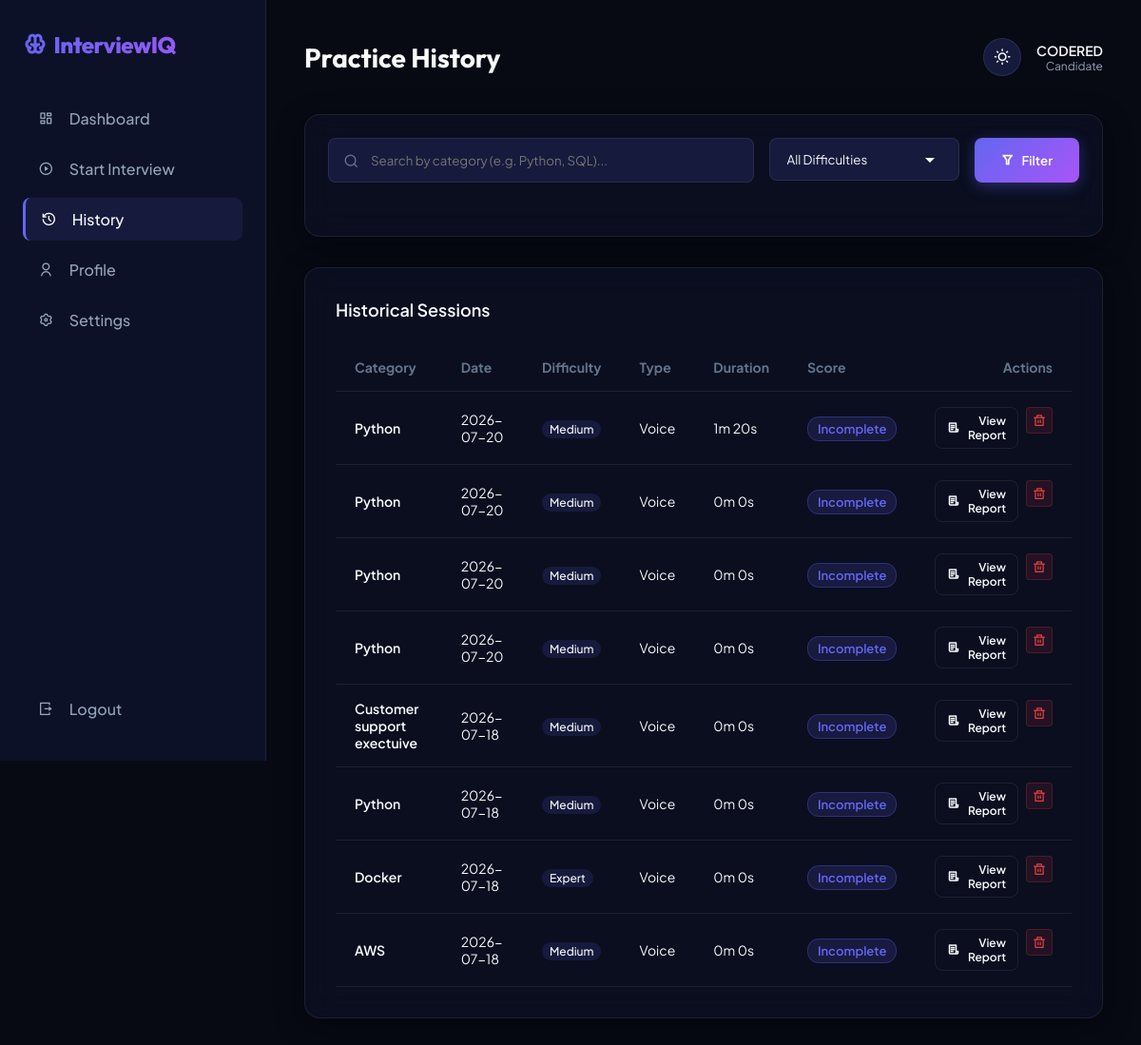
Screenshot of /history (signed in) with the database file from the repository.
### tables this page shows
CREATE TABLE users (
    id INTEGER PRIMARY KEY AUTOINCREMENT,
    username TEXT UNIQUE NOT NULL,
    email TEXT UNIQUE NOT NULL,
    password_hash TEXT NOT NULL,
    api_key TEXT,
    created_at TIMESTAMP DEFAULT CURRENT_TIMESTAMP
);

CREATE TABLE interviews (
    id INTEGER PRIMARY KEY AUTOINCREMENT,
    user_id INTEGER NOT NULL,
    category TEXT NOT NULL,
    experience_level TEXT NOT NULL,
    difficulty TEXT NOT NULL,
    num_questions INTEGER NOT NULL,
    interview_type TEXT NOT NULL,
    overall_score REAL,
    technical_score REAL,
    communication_score REAL,
    problem_solving_score REAL,
    confidence_score REAL,
    grammar_score REAL,
    professionalism_score REAL,
    strengths TEXT,
    weaknesses TEXT,
    topics_to_improve TEXT,
    learning_path TEXT,
    hiring_recommendation TEXT,
    summary TEXT,
    duration_seconds INTEGER DEFAULT 0,
    status TEXT DEFAULT 'started',
    created_at TIMESTAMP DEFAULT CURRENT_TIMESTAMP,
    FOREIGN KEY (user_id) REFERENCES users (id) ON DELETE CASCADE
);

### app.py (the view)
@app.route("/history")
@login_required
def history():
    search_query = request.args.get("search", "").strip()
    difficulty_filter = request.args.get("difficulty", "").strip()
    query = "SELECT * FROM interviews WHERE user_id = ?"
    params = [current_user.id]
    if search_query:
        query += " AND category LIKE ?"
        params.append(f"%{search_query}%")
    if difficulty_filter:
        query += " AND difficulty = ?"
        params.append(difficulty_filter)
    query += " ORDER BY id DESC"
    interviews = query_db(query, tuple(params))
    return render_template(
        "history.html",
        interviews=interviews,
        search_query=search_query,
        difficulty_filter=difficulty_filter
    )

### app.py (called while the page is built)
@login_manager.user_loader
def load_user(user_id):
    return get_user_by_id(user_id)

### database.py (called while the page is built)
def get_db_connection():
    connection = sqlite3.connect(Config.DATABASE_PATH)
    connection.row_factory = sqlite3.Row
    connection.execute("PRAGMA foreign_keys = ON")
    return connection

def query_db(query, args=(), one=False):
    connection = get_db_connection()
    cursor = connection.execute(query, args)
    rows = cursor.fetchall()
    connection.commit()
    connection.close()
    return (rows[0] if rows else None) if one else rows

def get_user_by_id(user_id):
    row = query_db("SELECT * FROM users WHERE id = ?", (user_id,), one=True)
    if row:
        return User(
            row["id"],
            row["username"],
            row["email"],
            row["password_hash"],
            row["api_key"],
            row["created_at"]
        )
    return None

### templates/history.html (shortened to what this page needs)
{% extends "base.html" %}
{% block header_title %}Practice History{% endblock %}
{% block content %}
<div class="glass-card dashboard-widget" style="margin-bottom: 32px; padding: 24px;">
    <form action="{{ url_for('history') }}" method="GET" class="filter-row">
        <div class="search-input-wrapper">
            <i class="ri-search-line search-input-icon"></i>
            <input type="text" name="search" value="{{ search_query }}" class="form-input search-input" placeholder="Search by category (e.g. Python, SQL)...">
        </div>
        <div style="width: 200px;">
            <select name="difficulty" class="form-select">
                <option value="">All Difficulties</option>
            </select>
        </div>
        <button type="submit" class="btn-primary">
            <i class="ri-filter-line"></i> Filter
        </button>
    </form>
</div>
<div class="glass-card dashboard-widget">
    <h3 class="widget-title">Historical Sessions</h3>
    <div style="overflow-x: auto;">
        {% if interviews %}
            <table style="width: 100%; border-collapse: collapse; text-align: left; font-size: 14px;">
                <thead>
                    <tr style="border-bottom: 1px solid var(--glass-border); color: var(--text-muted);">
                        <th style="padding: 16px 20px;">Category</th>
                        <th style="padding: 16px 20px;">Date</th>
                        <th style="padding: 16px 20px;">Difficulty</th>
                        <th style="padding: 16px 20px;">Type</th>
                        <th style="padding: 16px 20px;">Duration</th>
                        <th style="padding: 16px 20px;">Score</th>
                        <th style="padding: 16px 20px; text-align: right;">Actions</th>
                    </tr>
                </thead>
                <tbody>
                    {% for interview in interviews %}
                        <tr style="border-bottom: 1px solid var(--glass-border); transition: var(--transition-smooth); cursor: pointer;" onmouseover="this.style.background='var(--bg-tertiary)'" onmouseout="this.style.background='transparent'">
                            <td style="padding: 16px 20px; font-weight: 600;">{{ interview.category }}</td>
                            <td style="padding: 16px 20px;">{{ interview.created_at.split(' ')[0] }}</td>
                            <td style="padding: 16px 20px;">
                                <span style="font-size: 12px; padding: 2px 8px; border-radius: 12px; background: var(--bg-tertiary); font-weight: 500;">
                                    {{ interview.difficulty }}
                                </span>
                            </td>
                            <td style="padding: 16px 20px;">{{ interview.interview_type }}</td>
                            <td style="padding: 16px 20px;">{{ (interview.duration_seconds / 60)|int }}m {{ interview.duration_seconds % 60 }}s</td>
                            <td style="padding: 16px 20px;">
                                <span class="score-badge {% if interview.overall_score and interview.overall_score >= 80 %}high{% endif %}">
                                    {% if interview.overall_score %}{{ interview.overall_score|int }}%{% else %}Incomplete{% endif %}
                                </span>
                            </td>
                            <td style="padding: 16px 20px; text-align: right; display: flex; gap: 8px; justify-content: flex-end;">
                                <a href="{{ url_for('feedback', interview_id=interview.id) }}" class="btn-secondary" style="padding: 6px 12px; font-size: 12px; border-radius: var(--border-radius-sm);">
                                    <i class="ri-file-list-3-line"></i> View Report
                                </a>
                                <form action="{{ url_for('delete_interview', interview_id=interview.id) }}" method="POST" onsubmit="return confirm('Are you sure you want to delete this report? This cannot be undone.');">
                                    <button type="submit" class="control-btn" style="width: 28px; height: 28px; border-radius: 4px; font-size: 14px; background: rgba(239, 68, 68, 0.1); border-color: rgba(239, 68, 68, 0.2); color: var(--danger);">
                                        <i class="ri-delete-bin-line"></i>
                                    </button>
                                </form>
                            </td>
                        </tr>
                    {% endfor %}
                </tbody>
            </table>
        {% else %}
            <div style="text-align: center; padding: 60px 0; color: var(--text-muted);">
                No historical records found. Complete a practice session to save results.
            </div>
        {% endif %}
    </div>
</div>
{% endblock %}

### templates/base.html (shortened to what this page needs)
<!DOCTYPE html>
<html lang="en" data-theme="dark">
<head>
    <link href="https://cdn.jsdelivr.net/npm/remixicon@4.2.0/fonts/remixicon.css" rel="stylesheet">
    <link rel="stylesheet" href="{{ url_for('static', filename='css/style.css') }}">
</head>
<body>
    {% if current_user.is_authenticated and not hide_sidebar %}
    <div class="app-container">
        <aside class="sidebar" id="sidebar">
            <div class="sidebar-top">
                <a href="{{ url_for('dashboard') }}" class="logo">
                    <i class="ri-brain-line"></i> InterviewIQ
                </a>
                <ul class="sidebar-menu">
                    <li>
                        <a href="{{ url_for('dashboard') }}" class="sidebar-link">
                            <i class="ri-dashboard-line"></i> Dashboard
                        </a>
                    </li>
                    <li>
                        <a href="{{ url_for('setup') }}" class="sidebar-link">
                            <i class="ri-play-circle-line"></i> Start Interview
                        </a>
                    </li>
                    <li>
                        <a href="{{ url_for('history') }}" class="sidebar-link">
                            <i class="ri-history-line"></i> History
                        </a>
                    </li>
                    <li>
                        <a href="{{ url_for('profile') }}" class="sidebar-link">
                            <i class="ri-user-line"></i> Profile
                        </a>
                    </li>
                    <li>
                        <a href="{{ url_for('settings') }}" class="sidebar-link">
                            <i class="ri-settings-3-line"></i> Settings
                        </a>
                    </li>
                </ul>
            </div>
            <div class="sidebar-bottom">
                <a href="{{ url_for('logout') }}" class="sidebar-link">
                    <i class="ri-logout-box-r-line"></i> Logout
                </a>
            </div>
        </aside>
        <main class="main-content">
            <header class="topbar">
                <div class="topbar-left">
                    <h1 class="page-title">{% block header_title %}{% endblock %}</h1>
                </div>
                <div class="user-profile-menu">
                    <button class="theme-toggle-btn" id="themeToggle">
                        <i class="ri-sun-line"></i>
                    </button>
                    <div style="display: flex; flex-direction: column; align-items: flex-end;">
                        <span style="font-weight: 600; font-size: 14px;">{{ current_user.username }}</span>
                        <span style="font-size: 12px; color: var(--text-secondary);">Candidate</span>
                    </div>
                </div>
            </header>
            {% block content %}{% endblock %}
        </main>
    </div>
    {% else %}
        {% block public_content %}{% endblock %}
    {% endif %}
</body>
</html>

### rows the page displays
users: username "CODERED"
interviews: category "Python", created_at "2026-07-20", difficulty "Medium", interview_type "Voice", (interview.duration_seconds/60)|int "1", interview.duration_seconds%60 "20"
interviews: category "Python", created_at "2026-07-20", difficulty "Medium", interview_type "Voice", (interview.duration_seconds/60)|int "0", interview.duration_seconds%60 "0"
interviews: category "Python", created_at "2026-07-20", difficulty "Medium", interview_type "Voice", (interview.duration_seconds/60)|int "0", interview.duration_seconds%60 "0"
interviews: category "Python", created_at "2026-07-20", difficulty "Medium", interview_type "Voice", (interview.duration_seconds/60)|int "0", interview.duration_seconds%60 "0"
interviews: category "Customer support exectuive", created_at "2026-07-18", difficulty "Medium", interview_type "Voice", (interview.duration_seconds/60)|int "0", interview.duration_seconds%60 "0"
interviews: category "Python", created_at "2026-07-18", difficulty "Medium", interview_type "Voice", (interview.duration_seconds/60)|int "0", interview.duration_seconds%60 "0"
interviews: category "Docker", created_at "2026-07-18", difficulty "Expert", interview_type "Voice", (interview.duration_seconds/60)|int "0", interview.duration_seconds%60 "0"
interviews: category "AWS", created_at "2026-07-18", difficulty "Medium", interview_type "Voice", (interview.duration_seconds/60)|int "0", interview.duration_seconds%60 "0"
